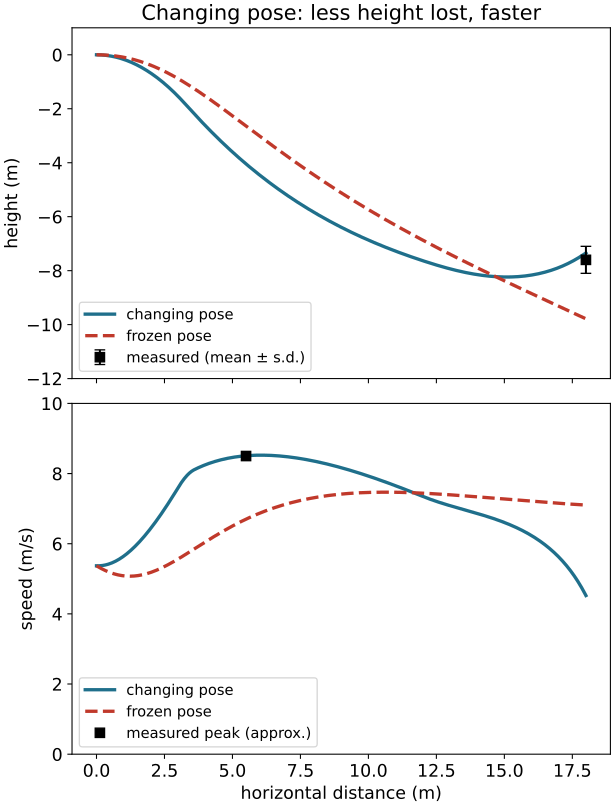

The Python source for this figure:
# squirrel_glide.py – From “Flying Squirrel: The Glide That Ends Going Up”
# https://wildbionics.com/articles/flying-squirrel/ · Code: MIT licence
# Needs: python3 -m pip install numpy scipy matplotlib
# Run: python3 squirrel_glide.py   (https://wildbionics.com/run-code/)

import numpy as np
import matplotlib.pyplot as plt
from scipy.integrate import solve_ivp

# How much height does an 18 m glide cost a flying squirrel, and what does changing the pose buy?
# Values from Bahlman et al. 2013 (northern flying squirrel, 23 glides of 18 m).
MASS = 0.0927            # body mass (kg), from another population: these animals were not weighed
AREA = 0.0154            # wing area (m²), from the mass and a published wing loading of 59 N/m²
RHO = 1.204              # air density (kg/m³)
G = 9.81                 # gravity (m/s²)
LAUNCH = 5.37            # horizontal launch speed (m/s), the paper's best-matched simulation
TREE = 18.0              # horizontal distance to the landing tree (m)
DIVE_CL = 0.01           # lift coefficient in the first 3 m (the paper also gives 0.05)
END_CL = 5.6             # lift coefficient on arrival: 1.4 plus about 300 %, very uncertain

# Equivalent force coefficients along the glide, as stated in the text of the paper
X_NODES = [0.0, 3.0, 3.6, 12.0, 18.0]             # horizontal distance (m)
CL_NODES = [DIVE_CL, DIVE_CL, 1.4, 2.1, END_CL]   # 1.4 on entering the camera view, +50 % by 12 m
CD_NODES = [0.05, 0.05, 0.78, 0.975, 0.0]         # 0.78 on entering the view, +25 %, then towards 0


def changing_pose(x):
    return np.interp(x, X_NODES, CL_NODES), np.interp(x, X_NODES, CD_NODES)


def frozen_pose(x):
    return 1.75, 0.88    # the middle of the cruise phase, held from launch to landing


def no_wing(x):
    return 0.0, 0.0      # a thrown stone: no aerodynamic force at all


def forces(t, state, pose):
    """Newton's second law. Lift acts across the direction of travel, drag against it."""
    x, z, vx, vz = state
    speed = np.hypot(vx, vz)
    cl, cd = pose(x)
    k = 0.5 * RHO * speed**2 * AREA / MASS       # dynamic pressure × area / mass
    ax = k * (-cd * vx - cl * vz) / speed
    az = k * (-cd * vz + cl * vx) / speed - G
    return [vx, vz, ax, az]


def glide(pose):
    def reached_tree(t, state, pose):
        return state[0] - TREE
    reached_tree.terminal = True
    sol = solve_ivp(forces, (0, 20), [0, 0, LAUNCH, 0], args=(pose,), events=reached_tree, max_step=0.005)
    return sol.t, *sol.y


def report(name, pose):
    t, x, z, vx, vz = glide(pose)
    speed = np.hypot(vx, vz)
    drop = -z[-1]
    print(f"{name}: drop {drop:.1f} m, glide ratio {TREE / drop:.2f}, "
          f"mean speed {np.trapezoid(speed, t) / t[-1]:.1f} m/s, "
          f"peak {speed.max():.1f} m/s at {x[speed.argmax()]:.1f} m, arrival {speed[-1]:.1f} m/s, "
          f"final path angle {np.degrees(np.arctan2(vz[-1], vx[-1])):+.0f}°")
    return x, z, speed


print("Measured (18 m glides): drop 7.6 ± 0.5 m, glide ratio 2.4, mean speed 7.2 m/s, peak about 8.5 m/s at 5-6 m")
curves = [(report("changing pose", changing_pose), "changing pose", "-", "#1f6f8b"),
          (report("frozen pose", frozen_pose), "frozen pose", "--", "#c0392b")]
report("no wing at all", no_wing)

plt.rcParams["font.size"] = 13
fig, (top, bottom) = plt.subplots(2, 1, figsize=(6.4, 8.4), layout="constrained", sharex=True)
for (x, z, speed), label, style, colour in curves:
    top.plot(x, z, ls=style, lw=2.5, color=colour, label=label)
    bottom.plot(x, speed, ls=style, lw=2.5, color=colour, label=label)
top.errorbar(TREE, -7.6, yerr=0.5, fmt="s", ms=7, color="black", capsize=4, label="measured (mean ± s.d.)")
top.set_ylabel("height (m)")
top.set_ylim(-12, 1)
top.set_title("Changing pose: less height lost, faster")
top.legend(loc="lower left", fontsize=11)
bottom.plot(5.5, 8.5, "s", ms=7, color="black", label="measured peak (approx.)")
bottom.set_xlabel("horizontal distance (m)")
bottom.set_ylabel("speed (m/s)")
bottom.set_ylim(0, 10)
bottom.legend(loc="lower left", fontsize=11)
plt.show()
